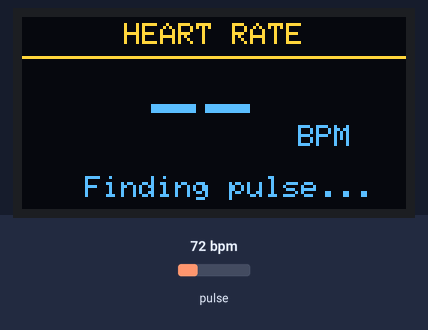
A sketch run on a simulated ESP32. Shown: 128×64 one-colour display. The test bench sets the inputs (shaded band); at power-on: pulse 72 bpm. The OLED is the two-colour kind (top 16 rows yellow); what the sketch prints to the serial monitor is not drawn.

Above: at 2.2 s.
2.3 s: pulse set to 42 bpm
At 4.9 s:
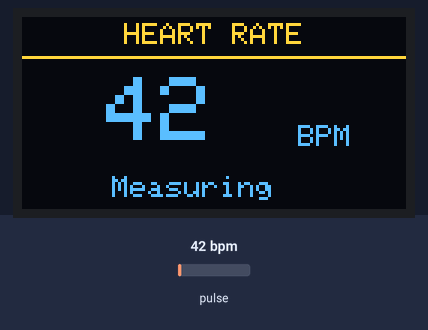
5.3 s: pulse set to 70 bpm
At 6.1 s:
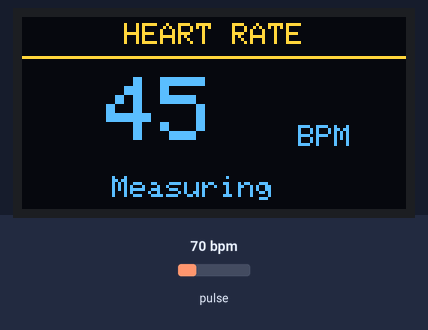
8.3 s: pulse set to 130 bpm
At 12.0 s:
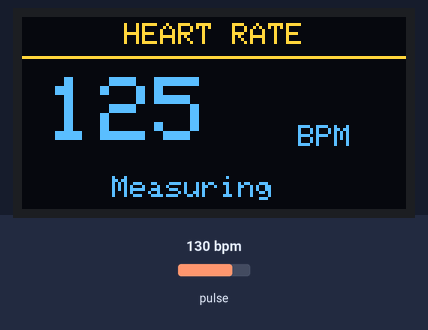
Timing chart, 0 to 13.5 s (numbered marks = the images above; inputs shaded):
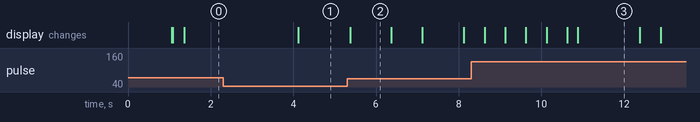

The sketch:

measure_heartRate_display.ino
```cpp
#include <Arduino.h>
#include <Wire.h>

#include "MAX30105.h"
#include "heartRate.h"

#include <Adafruit_GFX.h>
#include <Adafruit_SH110X.h>

// ============================================================
// ESP-WROOM-32
// ============================================================
#define SDA_PIN 21
#define SCL_PIN 22

MAX30105 sensor;
Adafruit_SH1106G display(128, 64, &Wire, -1);

// ============================================================
// SETTINGS
// ============================================================
const long FINGER_THRESHOLD = 10000;

const float MIN_BPM = 40.0;
const float MAX_BPM = 180.0;


const byte RATE_SIZE = 4;

byte rates[RATE_SIZE] = {0};
byte rateIndex = 0;
byte validRates = 0;

unsigned long lastBeat = 0;

float instantBPM = 0;
float averageBPM = 0;

int shownBPM = 0;

bool fingerPresent = false;

unsigned long lastOLED = 0;
unsigned long lastSerial = 0;
unsigned long fingerStart = 0;

// ============================================================
// RESET
// ============================================================

void resetHR()
{
  lastBeat = 0;

  instantBPM = 0;
  averageBPM = 0;
  shownBPM = 0;

  rateIndex = 0;
  validRates = 0;

  for (byte i = 0; i < RATE_SIZE; i++)
    rates[i] = 0;
}

// ============================================================
// OLED
// ============================================================

void drawOLED()
{
  display.clearDisplay();
  display.setTextColor(SH110X_WHITE);

  // Header
  display.setTextSize(1);
  display.setCursor(34, 2);
  display.print("HEART RATE");

  display.drawLine(0, 13, 127, 13, SH110X_WHITE);

  // ==========================================================
  // No finger
  // ==========================================================

  if (!fingerPresent)
  {
    display.setTextSize(1);

    display.setCursor(27, 27);
    display.print("Place finger");

    display.setCursor(29, 42);
    display.print("on sensor");

    display.display();
    return;
  }

  // ==========================================================
  // Finger present but BPM not available yet
  // ==========================================================

  if (shownBPM == 0)
  {
    display.setTextSize(3);
    display.setCursor(43, 20);
    display.print("--");

    display.setTextSize(1);
    display.setCursor(92, 36);
    display.print("BPM");

    display.setCursor(21, 53);
    display.print("Finding pulse...");

    display.display();
    return;
  }

  // ==========================================================
  // BPM available
  // ==========================================================

  display.setTextSize(3);

  if (shownBPM < 100)
    display.setCursor(28, 20);
  else
    display.setCursor(8, 20);

  display.print(shownBPM);

  display.setTextSize(1);
  display.setCursor(92, 36);
  display.print("BPM");

  display.setCursor(30, 53);
  display.print("Measuring");

  display.display();
}

// ============================================================
// SETUP
// ============================================================

void setup()
{
  Serial.begin(115200);
  delay(1000);

  Serial.println();
  Serial.println("================================");
  Serial.println(" ESP32 HEART RATE MONITOR V2");
  Serial.println("================================");

  // ==========================================================
  // I2C
  // ==========================================================

  Wire.begin(SDA_PIN, SCL_PIN);
  Wire.setClock(400000);

  // ==========================================================
  // OLED
  // ==========================================================

  if (!display.begin(0x3C, true))
  {
    Serial.println("OLED ERROR");

    while (1)
      delay(1000);
  }

  display.clearDisplay();
  display.setTextColor(SH110X_WHITE);

  display.setTextSize(1);
  display.setCursor(35, 25);
  display.print("Starting...");
  display.display();

  // ==========================================================
  // MAX30102
  // ==========================================================

  if (!sensor.begin(Wire, I2C_SPEED_FAST))
  {
    Serial.println("MAX30102 ERROR");

    display.clearDisplay();
    display.setCursor(15, 25);
    display.print("MAX30102 ERROR");
    display.display();

    while (1)
      delay(1000);
  }

  byte ledBrightness = 15;

  byte sampleAverage = 4;

  byte ledMode = 2;       // RED + IR

  int sampleRate = 100;   // 100 Hz

  int pulseWidth = 411;

  int adcRange = 16384;

  sensor.setup(
    ledBrightness,
    sampleAverage,
    ledMode,
    sampleRate,
    pulseWidth,
    adcRange
  );


  sensor.setPulseAmplitudeRed(0x05);

  sensor.setPulseAmplitudeGreen(0);

  resetHR();

  Serial.println("MAX30102 OK");
  Serial.println("OLED OK");
  Serial.println();
  Serial.println("Place fingertip gently on sensor.");
  Serial.println();

  drawOLED();
}


void loop()
{
  sensor.check();


  while (sensor.available())
  {
    long ir = sensor.getFIFOIR();

    sensor.nextSample();

    // ========================================================
    // Finger detection
    // ========================================================

    if (ir < FINGER_THRESHOLD)
    {
      if (fingerPresent)
      {
        Serial.println();
        Serial.println("Finger removed.");

        resetHR();
      }

      fingerPresent = false;

      continue;
    }

    // ========================================================
    // New finger
    // ========================================================

    if (!fingerPresent)
    {
      fingerPresent = true;

      fingerStart = millis();

      resetHR();

      Serial.println();
      Serial.println("Finger detected.");
      Serial.println("Stabilizing...");
    }


    if (millis() - fingerStart < 1500)
    {
      continue;
    }

    if (checkForBeat(ir))
    {
      unsigned long now = millis();

      if (lastBeat == 0)
      {
        lastBeat = now;

        Serial.println("First stable heartbeat detected.");

        continue;
      }

      unsigned long delta = now - lastBeat;

      lastBeat = now;

      if (delta == 0)
        continue;

      instantBPM = 60000.0 / (float)delta;

      if (instantBPM >= MIN_BPM &&
          instantBPM <= MAX_BPM)
      {
        rates[rateIndex] = round(instantBPM);

        rateIndex++;

        if (rateIndex >= RATE_SIZE)
          rateIndex = 0;

        if (validRates < RATE_SIZE)
          validRates++;

        int total = 0;

        for (byte i = 0; i < validRates; i++)
        {
          total += rates[i];
        }

        averageBPM = (float)total / validRates;

        shownBPM = round(averageBPM);

        Serial.print("BEAT  | Instant=");
        Serial.print(instantBPM, 1);

        Serial.print(" BPM | Average=");
        Serial.print(shownBPM);

        Serial.println(" BPM");
      }
      else
      {
        Serial.print("Rejected beat: ");
        Serial.print(instantBPM, 1);
        Serial.println(" BPM");
      }
    }

    // ========================================================
    // Diagnostics
    // ========================================================

    if (millis() - lastSerial >= 500)
    {
      lastSerial = millis();

      Serial.print("IR=");
      Serial.print(ir);

      if (shownBPM > 0)
      {
        Serial.print("   HR=");
        Serial.print(shownBPM);
        Serial.println(" BPM");
      }
      else
      {
        Serial.println("   Looking for pulse...");
      }
    }
  }

  // ==========================================================
  // OLED
  // ==========================================================

  if (millis() - lastOLED >= 250)
  {
    lastOLED = millis();

    drawOLED();
  }

  delay(1);
}
```

Measured:
- after the input at 5.3 s, the display: changes after 0.07 s (image 2)
- what the display in image 2 shows lasts 1.0 s, from 5.4 s to 6.4 s
